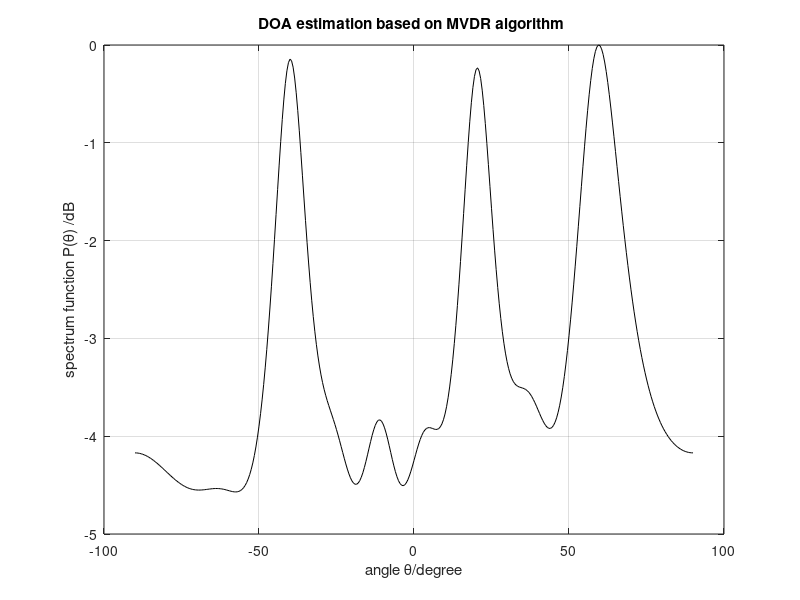

Source code (MATLAB):
%MVDR Simulation
clc
clear all
format long %The data show that as long shaping scientific

%Transmitter
doa=[-40 20 60]/180*pi; %Direction of arrival
N=200;%Snapshots
w=[1 pi/4 pi/3]';%Frequency
M=10;%Number of array elements
P=length(w); %The number of signal
lambda=150;%Wavelength
d=lambda/2;%Element spacing
snr=-20;%SNR
D=zeros(P,M); %To creat a matrix with P row and M column
for k=1:P
D(k,:)=exp(-j*2*pi*d*sin(doa(k))/lambda*[0:M-1]); %Assignment matrix
end
D=D';
xx=2*exp(j*(w*[1:N])); %Simulate message signal
x=D*xx; %Signal after beamforming at transmitter

%Channel
x=x+awgn(x,snr);%Insert Gaussian white noise

%Reciever
Sx=x*x'; %Data covarivance matrix

%Creating array manifold vector V
theta=-90:0.5:90; %Peak search
for ii=1:length(theta)
V=zeros(1,length(M));%array manifold vector
for jj=0:M-1
V(1+jj)=exp(-j*2*jj*pi*d*sin(theta(ii)/180*pi)/lambda);
end

%Solution for MVDR constrainted equations
PP=(V/Sx)*(V)';
Pmvdr(ii)=abs(1/ PP);
end
Pmvdr=10*log10(Pmvdr/max(Pmvdr)); %Spatial spectrum function
plot(theta,Pmvdr,'-k')
xlabel('angle \theta/degree')
ylabel('spectrum function P(\theta) /dB')
title('DOA estimation based on MVDR algorithm ')
grid on